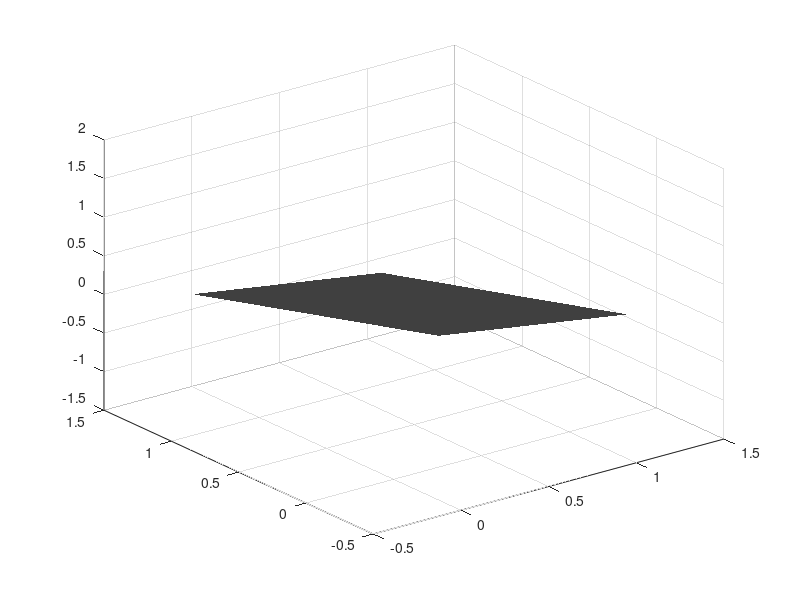

MATLAB code for this plot: (Note: this script raises an error after producing the figure.)
% Test approximation of l0 norm and plot objective function

close all

addpath C:\Users\dominiquef.MIRAGEOSCIENCE\Dropbox\Master\FUNC_LIB


%% Set up problem
lob = -0.3;
hib = 1.1;

xx = lob : 1e-3 : hib;
yy = lob : 1e-3 : hib;

[Y,X] = ndgrid(xx,yy);


G = [1 1 1];
d = 1;

GtG = G'*G;
[eivec,eival] = eig(GtG);

epsl_in = 0.01;%10.^(-5:0);
p = [1 0];
beta = 0.01;

Wx = [1 -1/2 -1/2;-1/2 1 -1/2;-1/2 -1/2 1]*1;

alpha_s = 100;
alpha_x = 1;

% Vector gradient location
xvec = lob:0.2:hib;
yvec = lob:0.2:hib;
zvec = lob:0.2:hib;

[Xvec,Yvec,Zvec] = ndgrid(xvec,yvec,zvec);

mref = [0. 0.];

setcam = [180 90];
%% Function
l2_func = @(r,x) sum((r * x).^2,1);

mis_func = @(x) ( (G * x').^2 )' - 2 * x * G' * d + d'*d;

lp_func = @(x,pp,eps) sum(x'.^2./(x'.^2 + eps.^2).^(1-pp/2));

wt_func = @(x,pp,eps) sqrt(1./(x.^2 + eps.^2).^(1-pp/2));

grad_l2 = @(x,W) (W'*W)*x;

grad_regfunc = @(x,pp,eps) (x'./(x'.^2 + eps.^2).^(1-pp/2));

grad_objfunc = @(x,reg) ((G'*G + reg)* x') - kron(G' * d,ones(1,size(x,1))) ;

%% Solve least-norm problem
lnorm = G' * (d/(G*G'));
% x_0 = [lnorm(1) 0.6];
% y_0 = [lnorm(2) 0.2];
% x_in = [-.5:0.1:0.5 -.5:0.1:0 0.5 0.5 0.25 -0.25];
% y_in = [ones(1,11)*0.5 .5:-0.1:0 0.25 -0.25 0.5 0.5];
x_in = -0.195:0.1:1.0;
y_in = -0.20:0.1:1.0;

[x_in,y_in] = ndgrid(x_in,y_in);
x_in = x_in(:);
y_in = y_in(:);
%% Generate surface of solutions

nspace = @(x,y) (eivec(1,3)*(x - lnorm(1)) + eivec(2,3)*(y - lnorm(2)))./(-eivec(3,3)) + (lnorm(3));

z_in = nspace(x_in,y_in)+0.01 ;

[X2D,Y2D] = ndgrid(xvec,yvec);

Z2D = nspace(X2D,Y2D);



%% Misfit function
for pp = 1 : 2
%% Plot Base map
set(figure, 'Position', [25 100 1800 900])
ss = surf(X2D,Y2D,Z2D);
set(ss,'LineStyle','none','FaceColor',[.25 .25 .25])
alpha(ss,.4)

view(setcam);
hold on


% plot least-norm solution
plot3(lnorm(1),lnorm(2),lnorm(3),'ro')

for jj = 1 : length(x_in)
    
plot3(x_in(jj),y_in(jj),z_in(jj),'ko','MarkerFaceColor','w');hold on;

end
% text(x_0(2)+0.05,y_0(2)+0.1,['[' num2str(x_0(2)) ' ; ' num2str(y_0(2)) ']'],...
%         'BackgroundColor','w','EdgeColor','k')
    
% plot(0,0,'k*','LineWidth',1)
% if  pp == 1
%     set(gca,'XTickLabel',[]);
%     
% end
% axes(plot_h(pp*3+3));
% plot the origin for reference
% plot([lob hib],[0 0],'k:');hold on;
% plot([0 0],[lob hib],'k:');
% plot(x_in(1),y_in(1),'ko','MarkerFaceColor','k');hold on;
% plot(x_in(2),y_in(2),'ko','MarkerFaceColor','w');
% plot(0,0,'k*','LineWidth',1)

% plot( [lob hib]  ,[(lnorm(2) - (lnorm(1) - lob)*eivec(1,2)/eivec(1,1)) ...
% (lnorm(2) - (lnorm(1) - hib)*eivec(1,2)/eivec(1,1))] ,'r--');
% plot( [0 lnorm(1)]  ,[0 lnorm(2)],'k--','LineWidth',1);


% grid on
% axis square
% set(gca,'YTickLabel',[]);
% axis([lob hib lob hib])

for jj = 1 : length(x_in)
        
    x0 = x_in(jj);
    y0 = y_in(jj);
    z0 = z_in(jj);
    
    m0 = [x0;y0;z0];
    epsl = epsl_in;
    
    r = wt_func(m0,0,epsl);   
    R = spdiags(r,0,3,3);

    if pp == 2

        sp = 1/(r'*r);
        sq = 1;%/max(abs(  Wx'*Wx * m0 ) );
        
        if isinf(sq)

            sq = 1;

        end
        
    else
    sp = 1;
    sq = 1;            

    end
    
    MOF = ( alpha_s * sp*(R'*R) + alpha_x /2 * sq*(Wx'*Wx));

    % Plot unit gradient at the starting model
%     uv = -sp * grad_l2(m0,R); %uv*scale(1)
% %             uv = uv/norm(uv);
%     quiver3(x0,y0,z0,uv(1),uv(2),uv(3),0.1,'LineWidth',1,'Color','g','MaxHeadSize',0.5);
% 
%     uv = -sq * grad_l2(m0,W); %uv*scale(1)
% %             uv = uv/norm(uv);
%     quiver3(x0,y0,z0,uv(1),uv(2),uv(3),0.1,'LineWidth',1,'Color','r','MaxHeadSize',0.5);
%        
%     uv = G'*d - G'*G*m0; %uv*scale(1)
%             uv = uv/norm(uv);
%     quiver3(x0,y0,z0,uv(1),uv(2),uv(3),0.1,'LineWidth',1,'Color','b','MaxHeadSize',0.5);
        

    beta_in = beta;

    m_iter = [x0;y0;z0];
    
    phi_out = l2_func(speye(3),m_iter); 
    
    phi = sum( ( G * m_iter - d ).^2 ) + ( m_iter' * beta_in * MOF * m_iter );
    
    solves = 1;       % Count number of GN solves
    rddm = 1;       % Mesure the relative change in rel|dm|
    ddm = [1 1];    % Mesure of change in model update |dm|
    
    %% IRLS ITERATIONS
    while rddm > 1e-3 && solves < 100

        if epsl > 1e-5
        epsl = epsl/5;
        end
%         if ii ~=1
%         beta_in = beta_in * (phid_l2 / norm(G*[x_iter;y_iter]-d+1e-4)+1e-4) ;
%         end
        
%         beta_in=beta_in/2;

r =wt_func(m0,0,epsl);
        R = spdiags(r,0,3,3);
        

        if pp == 2
            
            sp = 2/(r'*r);
            sq = 1;%/max(abs( Wx'*Wx * m_iter ) );
            
            if isinf(sq)
                
                sq = 1;
                
            end
            
        else
            sp = 1;
            sq = 1;            
            
        end


        
        phi_in = l2_func(sqrt(sp) * R,m_iter) + l2_func(sqrt(sq) /2 * Wx,m_iter);
     
        scale = phi_out/phi_in;
        
        MOF = scale*( alpha_s * sp*(R'*R) + alpha_x /2 * sq*(Wx'*Wx));

        A = (G'*G + beta_in*MOF);
        
%         RHS = G'*d;
%         
%         m_new = A\RHS;
%         
%         dm = m_new - m_iter;
        RHS = -(G'*(G*m_iter-d) + beta_in*MOF*m_iter);

        [dm,normr,count]=CGiter(zeros(3,1),A,RHS);
%         dm = A\RHS;
         gamma = 2;

        % Reduce step length in order to reduce phid
        phi_temp = 0;
        objfunc = @(x) sum( ( G * x - d ).^2 ) + ( x' * beta_in * MOF * x );
        m = m_iter;
        
        while (phi_temp > phi || gamma == 2) && gamma>1e-4

            gamma = 0.5 * gamma;

            gdm = gamma * dm;

            ddm(2) = norm(gdm);

            m_temp = m + gdm;

            phi_temp = objfunc(m_temp);

        end
          
        if solves == 1

            rddm = 1;
            ddm(1) = ddm(2);

        else

            rddm = ddm(2)/ddm(1);

        end
%         plot3([m_iter(1) m_iter(1)+ dm(1)],[m_iter(2) m_iter(2)+dm(2)],[m_iter(3) m_iter(3)+dm(3)],'k')
        
        m_iter = m_temp;

%         mis_func([x_iter y_iter])

        solves = solves + 1;

        phi_out = scale * phi_in;

    end

%      mis_func([x_iter y_iter]);
     
%     plot(x_iter,y_iter,'k^','MarkerSize',8);
%     text(x0+0.05,y0+(-1)^jj*0.1,['\beta=' num2str(beta_in)],...
%             'BackgroundColor','w','EdgeColor','k')

%% FOR PLOTTING ONLY

        if pp == 2
            
            sp = 1/max(abs( R'*R * m_iter ) );
            sq = 1/max(abs( Wx'*Wx * m_iter ) );
            
            if isinf(sq)
                
                sq = 1;
                
            end
            
        else
            sp = 1;
            sq = 1;            
            
        end
        % Plot unit gradient at the starting model
%        uv = -sp * grad_l2(m_iter,R); %uv*scale(1)
% %             uv = uv/norm(uv);
%     quiver3(m_iter(1),m_iter(2),m_iter(3),uv(1),uv(2),uv(3),0.1,'LineWidth',1,'Color','g','MaxHeadSize',0.5);
% 
%     uv = -sq * grad_l2(m_iter,W); %uv*scale(1)
% %             uv = uv/norm(uv);
%     quiver3(m_iter(1),m_iter(2),m_iter(3),uv(1),uv(2),uv(3),0.1,'LineWidth',1,'Color','r','MaxHeadSize',0.5);
%        
%     uv = G'*d - G'*G*m_iter; %uv*scale(1)
% %             uv = uv/norm(uv);
%     quiver3(m_iter(1),m_iter(2),m_iter(3),uv(1),uv(2),uv(3),0.1,'LineWidth',1,'Color','b','MaxHeadSize',0.5);
        
%     R = spdiags(wt_func([x_iter,y_iter],0,epsl),0,2,2);
% 
%     IRLS = l2_func(R,[X(:) Y(:)]) + l2_func(W,[X(:) Y(:)]);
%     IRLS = reshape(IRLS,size(X,1),size(X,2))*scale;

    if jj == 1
        
%         contour(xx,yy,misfit +  beta_in*IRLS,10,'LineColor','k','LineStyle','-'); hold on

    else

%         contour(xx,yy,misfit +  beta_in*IRLS,10,'LineColor','k','LineStyle','--'); hold on

    end
%             
%     if jj == 1
        aa=quiver3(x0,y0,z0,m_iter(1) - x0,m_iter(2) - y0,m_iter(3) - z0,0,'LineWidth',1,'MaxHeadSize',0.1);
        plot3(m_iter(1),m_iter(2),m_iter(3),'ko','MarkerFaceColor','k');
%          text(x_iter+0.05,y_iter+0.1,['[' num2str(round(100*x_iter)/100) ' ; ' num2str(round(100*y_iter)/100) ']'],...
%         'BackgroundColor','w','EdgeColor','k')
%     else
% %         quiver(x0,y0,[x_iter - x0],[y_iter - y0],0.9,'LineWidth',2,'Color','r','MaxHeadSize',0.25);
%         
% 
%         plot(x_iter,y_iter,'k^','MarkerSize',8);
% %          text(x_iter-0.2,y_iter-0.1,['[' num2str(num2str(round(100*x_iter)/100)) ' ; ' num2str(num2str(round(100*y_iter)/100)) ']'],...
% %         'BackgroundColor','w','EdgeColor','k')
%     
% 
%     end
    
end

if pp == 1

    xlabel('(d)')
    text(1.05,0.4,'\boldmath$l_1$', 'interpreter', 'latex','FontSize',14);
    
else

    xlabel('(e)')
    text(1.05,0.4,'\boldmath$l_0$', 'interpreter', 'latex','FontSize',14);

end

axis equal
axis square
% axis([lob hib lob hib lob hib])

end


